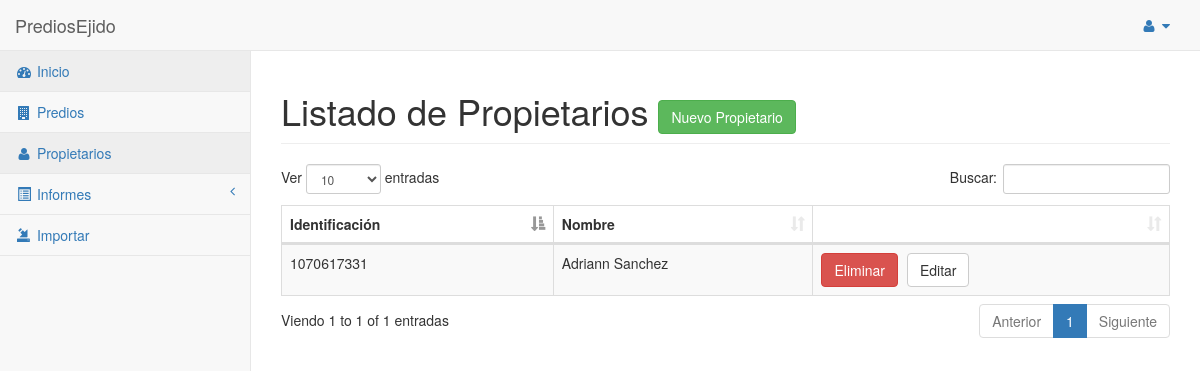
Before: /Propietarios/ (signed in) with the older database file.
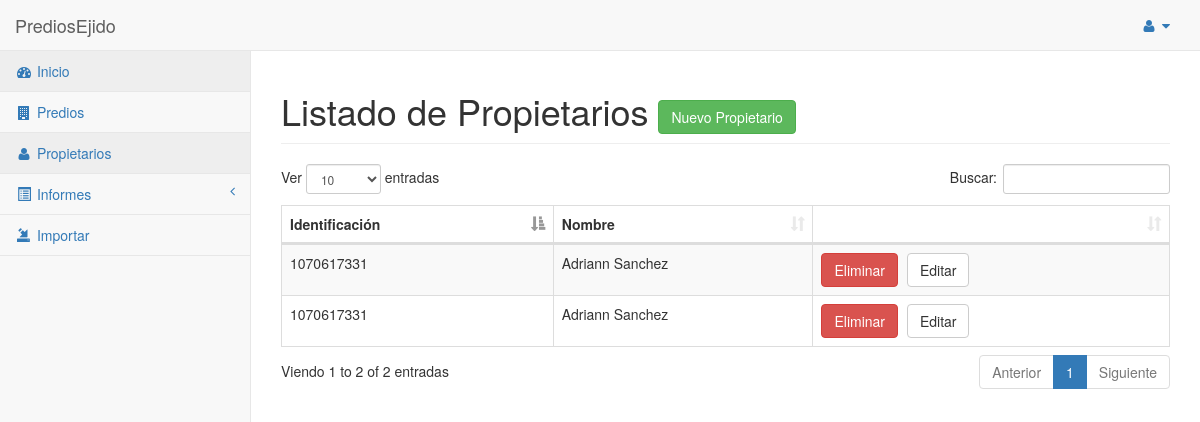
After: the same page with the newer database file.
### PrediosEjido/apps/principal/models.py (models this page shows, shortened)
class Propieta(models.Model):
	id_propieta = models.CharField(max_length = 15)
	name = models.CharField(max_length = 30)

### PrediosEjido/apps/principal/views.py (the view)
# urls.py: url(r'^Propietarios/$', 'list_propieta', name = 'list_propieta'),
@login_required
def list_propieta(request):
	propietas = Propieta.objects.all()
	return render(request, 'list-propieta.html', {'title': 'Listado de Propietarios', 'propietas': propietas})

### PrediosEjido/apps/principal/templates/list-propieta.html (shortened to what this page needs)
{% extends 'layout/base.html' %}
{% load static %}
{% block content_head %}
	<link rel="stylesheet" href="{% static 'css/dataTables.bootstrap.min.css' %}">
	<link rel="stylesheet" href="{% static 'css/jquery-ui.min.css' %}">
{% endblock content_head %}
{% block content %}
	{% include 'elements/menu.html' %}
	<div id="page-wrapper">
		<div class="row">
			<div class="col-lg-12">
				<h1 class="page-header">{{ title }}
					<a href="{% url 'propietario' %}" class="btn btn-success open-modal" data-toggle="modal" data-target="#Modal">Nuevo Propietario</a>
				</h1>
			</div>
		</div>
		<div class="row">
			<div class="col-lg-12">
				<table class="table table-striped table-bordered table-hover" id="table-propieta">
					<thead>
						<tr>
							<th>Identificación</th>
							<th>Nombre</th>
							<th></th>
						</tr>
					</thead>
					<tbody>
						{% for propieta in propietas %}
						<tr class="{{ propieta.pk }}">
							<td>{{ propieta.id_propieta }}</td>
							<td>{{ propieta.name }}</td>
							<td class="action-{{ propieta.pk }}">
								{% if user.is_superuser %}
									<a href="{% url 'delete_propieta' propieta.pk %}" class="btn btn-danger delete">Eliminar</a>
								{% endif %}
								<a href="{% url 'propietario' propieta.pk %}" class="btn btn-default open-modal">Editar</a>
							</td>
						</tr>
						{% endfor %}
					</tbody>
				</table>
			</div>
		</div>
	</div>
{% endblock content %}

Changed rows visible on the page:
added Propieta: id_propieta "1070617331", name "Adriann Sanchez"
Other visible differences:
text written by a page script: "Ver entradas Buscar: Viendo 1 to 1 of 1 entradas Anterior 1 Siguiente" → "Ver entradas Buscar: Viendo 1 to 2 of 2 entradas Anterior 1 Siguiente"
